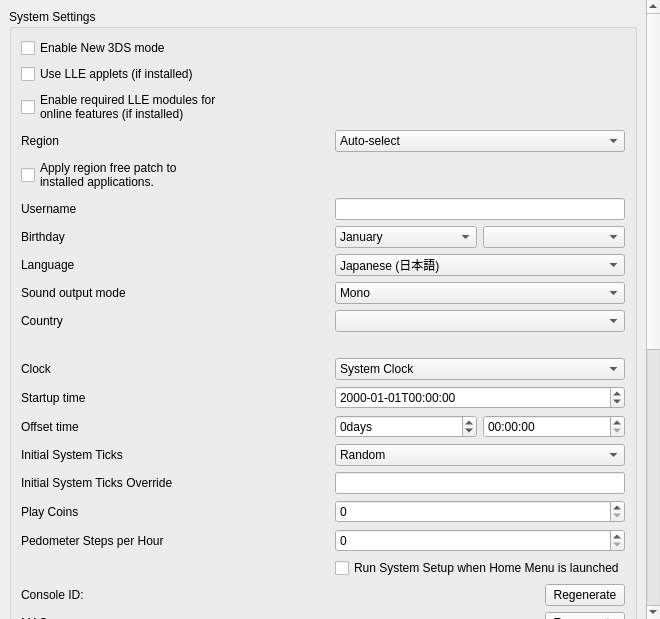
<?xml version="1.0" encoding="UTF-8"?>
<ui version="4.0">
 <class>ConfigureSystem</class>
 <widget class="QWidget" name="ConfigureSystem">
  <property name="geometry">
   <rect>
    <x>0</x>
    <y>0</y>
    <width>653</width>
    <height>619</height>
   </rect>
  </property>
  <layout class="QVBoxLayout" name="verticalLayout_scrollbar">
   <property name="spacing">
    <number>0</number>
   </property>
   <property name="leftMargin">
    <number>0</number>
   </property>
   <property name="topMargin">
    <number>0</number>
   </property>
   <property name="rightMargin">
    <number>0</number>
   </property>
   <property name="bottomMargin">
    <number>0</number>
   </property>
   <item>
    <widget class="QScrollArea" name="scrollArea">
     <property name="minimumSize">
      <size>
       <width>660</width>
       <height>480</height>
      </size>
     </property>
     <property name="frameShape">
      <enum>QFrame::NoFrame</enum>
     </property>
     <property name="lineWidth">
      <number>1</number>
     </property>
     <property name="widgetResizable">
      <bool>true</bool>
     </property>
     <widget class="QWidget" name="scrollAreaWidgetContents">
      <property name="geometry">
       <rect>
        <x>0</x>
        <y>0</y>
        <width>422</width>
        <height>500</height>
       </rect>
      </property>
      <layout class="QHBoxLayout" name="horizontalLayout">
       <item>
        <layout class="QVBoxLayout" name="verticalLayout">
         <item>
          <widget class="QGroupBox" name="group_system_settings">
           <property name="title">
            <string>System Settings</string>
           </property>
           <layout class="QGridLayout" name="gridLayout">
            <item row="0" column="0">
             <widget class="QCheckBox" name="toggle_new_3ds">
              <property name="text">
               <string>Enable New 3DS mode</string>
              </property>
             </widget>
            </item>
            <item row="1" column="0">
             <widget class="QCheckBox" name="toggle_lle_applets">
              <property name="text">
               <string>Use LLE applets (if installed)</string>
              </property>
             </widget>
            </item>
            <item row="2" column="0">
             <widget class="QCheckBox" name="enable_required_online_lle_modules">
              <property name="text">
               <string>Enable required LLE modules for
online features (if installed)</string>
              </property>
              <property name="toolTip">
               <string>Enables the LLE modules needed for online multiplayer, eShop access, etc.</string>
              </property>
             </widget>
            </item>
            <item row="3" column="0">
             <widget class="QLabel" name="region_label">
              <property name="text">
               <string>Region</string>
              </property>
             </widget>
            </item>
            <item row="3" column="1">
             <widget class="QComboBox" name="region_combobox">
              <item>
               <property name="text">
                <string>Auto-select</string>
               </property>
              </item>
              <item>
               <property name="text">
                <string notr="true">JPN</string>
               </property>
              </item>
              <item>
               <property name="text">
                <string notr="true">USA</string>
               </property>
              </item>
              <item>
               <property name="text">
                <string notr="true">EUR</string>
               </property>
              </item>
              <item>
               <property name="text">
                <string notr="true">AUS</string>
               </property>
              </item>
              <item>
               <property name="text">
                <string notr="true">CHN</string>
               </property>
              </item>
              <item>
               <property name="text">
                <string notr="true">KOR</string>
               </property>
              </item>
              <item>
               <property name="text">
                <string notr="true">TWN</string>
               </property>
              </item>
             </widget>
            </item>
            <item row="4" column="0">
             <widget class="QCheckBox" name="apply_region_free_patch">
              <property name="text">
               <string>Apply region free patch to
installed applications.</string>
              </property>
              <property name="toolTip">
               <string>Patches the region of installed applications to be region free, so that they always appear on the home menu.</string>
              </property>
             </widget>
            </item>
            <item row="5" column="1">
             <widget class="QLineEdit" name="edit_username">
              <property name="sizePolicy">
               <sizepolicy hsizetype="Preferred" vsizetype="Fixed">
                <horstretch>0</horstretch>
                <verstretch>0</verstretch>
               </sizepolicy>
              </property>
              <property name="maxLength">
               <number>10</number>
              </property>
             </widget>
            </item>
            <item row="5" column="0">
             <widget class="QLabel" name="label_username">
              <property name="text">
               <string>Username</string>
              </property>
             </widget>
            </item>
            <item row="6" column="0">
             <widget class="QLabel" name="label_birthday">
              <property name="text">
               <string>Birthday</string>
              </property>
             </widget>
            </item>
            <item row="6" column="1">
             <layout class="QHBoxLayout" name="horizontalLayout_birthday2">
              <item>
               <widget class="QComboBox" name="combo_birthmonth">
                <item>
                 <property name="text">
                  <string>January</string>
                 </property>
                </item>
                <item>
                 <property name="text">
                  <string>February</string>
                 </property>
                </item>
                <item>
                 <property name="text">
                  <string>March</string>
                 </property>
                </item>
                <item>
                 <property name="text">
                  <string>April</string>
                 </property>
                </item>
                <item>
                 <property name="text">
                  <string>May</string>
                 </property>
                </item>
                <item>
                 <property name="text">
                  <string>June</string>
                 </property>
                </item>
                <item>
                 <property name="text">
                  <string>July</string>
                 </property>
                </item>
                <item>
                 <property name="text">
                  <string>August</string>
                 </property>
                </item>
                <item>
                 <property name="text">
                  <string>September</string>
                 </property>
                </item>
                <item>
                 <property name="text">
                  <string>October</string>
                 </property>
                </item>
                <item>
                 <property name="text">
                  <string>November</string>
                 </property>
                </item>
                <item>
                 <property name="text">
                  <string>December</string>
                 </property>
                </item>
               </widget>
              </item>
              <item>
               <widget class="QComboBox" name="combo_birthday"/>
              </item>
             </layout>
            </item>
            <item row="7" column="0">
             <widget class="QLabel" name="label_language">
              <property name="text">
               <string>Language</string>
              </property>
             </widget>
            </item>
            <item row="7" column="1">
             <widget class="QComboBox" name="combo_language">
              <property name="toolTip">
               <string>Note: this can be overridden when region setting is auto-select</string>
              </property>
              <item>
               <property name="text">
                <string>Japanese (日本語)</string>
               </property>
              </item>
              <item>
               <property name="text">
                <string>English</string>
               </property>
              </item>
              <item>
               <property name="text">
                <string>French (français)</string>
               </property>
              </item>
              <item>
               <property name="text">
                <string>German (Deutsch)</string>
               </property>
              </item>
              <item>
               <property name="text">
                <string>Italian (italiano)</string>
               </property>
              </item>
              <item>
               <property name="text">
                <string>Spanish (español)</string>
               </property>
              </item>
              <item>
               <property name="text">
                <string>Simplified Chinese (简体中文)</string>
               </property>
              </item>
              <item>
               <property name="text">
                <string>Korean (한국어)</string>
               </property>
              </item>
              <item>
               <property name="text">
                <string>Dutch (Nederlands)</string>
               </property>
              </item>
              <item>
               <property name="text">
                <string>Portuguese (português)</string>
               </property>
              </item>
              <item>
               <property name="text">
                <string>Russian (Русский)</string>
               </property>
              </item>
              <item>
               <property name="text">
                <string>Traditional Chinese (正體中文)</string>
               </property>
              </item>
             </widget>
            </item>
            <item row="8" column="0">
             <widget class="QLabel" name="label_sound">
              <property name="text">
               <string>Sound output mode</string>
              </property>
             </widget>
            </item>
            <item row="8" column="1">
             <widget class="QComboBox" name="combo_sound">
              <item>
               <property name="text">
                <string>Mono</string>
               </property>
              </item>
              <item>
               <property name="text">
                <string>Stereo</string>
               </property>
              </item>
              <item>
               <property name="text">
                <string>Surround</string>
               </property>
              </item>
             </widget>
            </item>
            <item row="9" column="0">
             <widget class="QLabel" name="label_country">
              <property name="text">
               <string>Country</string>
              </property>
             </widget>
            </item>
            <item row="9" column="1">
             <widget class="QComboBox" name="combo_country"/>
            </item>
            <item row="10" column="1">
             <widget class="QLabel" name="label_country_invalid">
              <property name="text">
               <string/>
              </property>
             </widget>
            </item>
            <item row="11" column="0">
             <widget class="QLabel" name="label_init_clock">
              <property name="text">
               <string>Clock</string>
              </property>
             </widget>
            </item>
            <item row="11" column="1">
             <widget class="QComboBox" name="combo_init_clock">
              <item>
               <property name="text">
                <string>System Clock</string>
               </property>
              </item>
              <item>
               <property name="text">
                <string>Fixed Time</string>
               </property>
              </item>
             </widget>
            </item>
            <item row="12" column="0">
             <widget class="QLabel" name="label_init_time">
              <property name="text">
               <string>Startup time</string>
              </property>
             </widget>
            </item>
            <item row="12" column="1">
             <widget class="QDateTimeEdit" name="edit_init_time">
              <property name="displayFormat">
               <string notr="true">yyyy-MM-ddTHH:mm:ss</string>
              </property>
             </widget>
            </item>
            <item row="13" column="0">
             <widget class="QLabel" name="label_init_time_offset">
              <property name="text">
               <string>Offset time</string>
              </property>
             </widget>
            </item>
            <item row="13" column="1">
             <layout class="QGridLayout" name="edit_init_time_offset_grid">
              <item row="0" column="0">
               <widget class="QSpinBox" name="edit_init_time_offset_days">
                <property name="suffix">
                 <string>days</string>
                </property>
                <property name="minimum">
                 <number>-2147483648</number>
                </property>
                <property name="maximum">
                 <number>2147483647</number>
                </property>
               </widget>
              </item>
              <item row="0" column="1">
               <widget class="QTimeEdit" name="edit_init_time_offset_time">
                <property name="displayFormat">
                 <string notr="true">HH:mm:ss</string>
                </property>
               </widget>
              </item>
             </layout>
            </item>
            <item row="14" column="0">
             <widget class="QLabel" name="label_init_ticks_type">
              <property name="text">
               <string>Initial System Ticks</string>
              </property>
             </widget>
            </item>
            <item row="14" column="1">
             <widget class="QComboBox" name="combo_init_ticks_type">
              <item>
               <property name="text">
                <string>Random</string>
               </property>
              </item>
              <item>
               <property name="text">
                <string>Fixed</string>
               </property>
              </item>
             </widget>
            </item>
            <item row="15" column="0">
             <widget class="QLabel" name="label_init_ticks_value">
              <property name="text">
               <string>Initial System Ticks Override</string>
              </property>
             </widget>
            </item>
            <item row="15" column="1">
             <widget class="QLineEdit" name="edit_init_ticks_value">
              <property name="sizePolicy">
               <sizepolicy hsizetype="Preferred" vsizetype="Fixed">
                <horstretch>0</horstretch>
                <verstretch>0</verstretch>
               </sizepolicy>
              </property>
              <property name="maxLength">
               <number>20</number>
              </property>
             </widget>
            </item>
            <item row="16" column="0">
             <widget class="QLabel" name="label_play_coins">
              <property name="text">
               <string>Play Coins</string>
              </property>
             </widget>
            </item>
            <item row="16" column="1">
             <widget class="QSpinBox" name="spinBox_play_coins">
              <property name="maximum">
               <number>300</number>
              </property>
             </widget>
            </item>
            <item row="17" column="0">
              <widget class="QLabel" name="label_steps_per_hour">
                <property name="toolTip">
                 <string>&lt;html&gt;&lt;head/&gt;&lt;body&gt;&lt;p&gt;Number of steps per hour reported by the pedometer. Range from 0 to 65,535.&lt;/p&gt;&lt;/body&gt;&lt;/html&gt;</string>
                </property>
                <property name="text">
                  <string>Pedometer Steps per Hour</string>
                </property>
              </widget>
            </item>
            <item row="17" column="1">
              <widget class="QSpinBox" name="spinBox_steps_per_hour">
                <property name="maximum">
                  <number>9999</number>
                </property>
              </widget>
            </item>
            <item row="18" column="1">
             <widget class="QCheckBox" name="toggle_system_setup">
              <property name="text">
               <string>Run System Setup when Home Menu is launched</string>
              </property>
             </widget>
            </item>
            <item row="19" column="0">
             <widget class="QLabel" name="label_console_id">
              <property name="text">
               <string>Console ID:</string>
              </property>
             </widget>
            </item>
            <item row="19" column="1">
             <widget class="QPushButton" name="button_regenerate_console_id">
              <property name="sizePolicy">
               <sizepolicy hsizetype="Fixed" vsizetype="Fixed">
                <horstretch>0</horstretch>
                <verstretch>0</verstretch>
               </sizepolicy>
              </property>
              <property name="layoutDirection">
               <enum>Qt::RightToLeft</enum>
              </property>
              <property name="text">
               <string>Regenerate</string>
              </property>
             </widget>
            </item>
            <item row="20" column="0">
              <widget class="QLabel" name="label_mac">
                <property name="text">
                  <string>MAC:</string>
                </property>
              </widget>
            </item>
            <item row="20" column="1">
              <widget class="QPushButton" name="button_regenerate_mac">
                <property name="sizePolicy">
                  <sizepolicy hsizetype="Fixed" vsizetype="Fixed">
                    <horstretch>0</horstretch>
                    <verstretch>0</verstretch>
                  </sizepolicy>
                </property>
                <property name="layoutDirection">
                  <enum>Qt::RightToLeft</enum>
                </property>
                <property name="text">
                  <string>Regenerate</string>
                </property>
              </widget>
            </item>
            <item row="21" column="0">
             <widget class="QLabel" name="label_plugin_loader">
              <property name="text">
               <string>3GX Plugin Loader</string>
              </property>
             </widget>
            </item>
            <item row="21" column="1">
             <widget class="QCheckBox" name="plugin_loader">
              <property name="text">
               <string>Enable 3GX plugin loader</string>
              </property>
             </widget>
            </item>
            <item row="22" column="1">
             <widget class="QCheckBox" name="allow_plugin_loader">
              <property name="text">
               <string>Allow applications to change plugin loader state</string>
              </property>
             </widget>
            </item>
            <item row="23" column="0">
             <widget class="QLabel" name="label_level256_compatibility_enabled">
              <property name="text">
               <string>Level256 diagnostic override</string>
              </property>
             </widget>
            </item>
            <item row="23" column="1">
             <widget class="QCheckBox" name="level256_compatibility_enabled">
              <property name="text">
               <string>Enable Level256 kernel compatibility mode</string>
              </property>
              <property name="toolTip">
               <string>Applies the public Level256 Luma GetSystemInfo marker and PLGUDS process state only to the loaded Level256 plugin process. Disabled by default.</string>
              </property>
             </widget>
            </item>
           </layout>
          </widget>
         </item>
         <item>
          <widget class="QGroupBox" name="group_real_console_unique_data">
           <property name="title">
            <string>Real Console Unique Data</string>
           </property>
           <layout class="QGridLayout" name="gridLayout1">
            <item row="0" column="0" colspan="2">
             <widget class="QGroupBox" name="group_real_console_unique_data_core">
               <layout class="QGridLayout" name="gridLayout2">
                <item row="0" column="0" colspan="2">
                 <widget class="QWidget" name="linked_console">
                  <layout class="QHBoxLayout" name="horizontalLayout_linked_console">
                   <item>
                    <widget class="QLabel" name="label_linked_console">
                     <property name="text">
                       <string>Your real console is linked to Azahar.</string>
                     </property>
                    </widget>
                   </item>
                   <item>
                    <widget class="QPushButton" name="button_unlink_console">
                     <property name="sizePolicy">
                      <sizepolicy hsizetype="Fixed" vsizetype="Fixed">
                       <horstretch>0</horstretch>
                       <verstretch>0</verstretch>
                      </sizepolicy>
                     </property>
                     <property name="layoutDirection">
                      <enum>Qt::RightToLeft</enum>
                     </property>
                     <property name="text">
                      <string>Unlink</string>
                     </property>
                    </widget>
                   </item>
                  </layout>
                 </widget>
                </item>
                <item row="1" column="0">
                 <widget class="QLabel" name="label_otp">
                  <property name="text">
                   <string notr="true">OTP</string>
                  </property>
                 </widget>
                </item>
                <item row="1" column="1">
                 <widget class="QWidget" name="otp">
                  <layout class="QHBoxLayout" name="horizontalLayout_otp">
                   <item>
                    <widget class="QLabel" name="label_otp_status">
                     <property name="text">
                      <string/>
                     </property>
                    </widget>
                   </item>
                   <item>
                    <widget class="QPushButton" name="button_otp">
                     <property name="sizePolicy">
                      <sizepolicy hsizetype="Fixed" vsizetype="Fixed">
                       <horstretch>0</horstretch>
                       <verstretch>0</verstretch>
                      </sizepolicy>
                     </property>
                     <property name="layoutDirection">
                      <enum>Qt::RightToLeft</enum>
                     </property>
                     <property name="text">
                      <string>Choose</string>
                     </property>
                    </widget>
                   </item>
                  </layout>
                 </widget>
                </item>
                <item row="2" column="0">
                 <widget class="QLabel" name="label_secure_info">
                  <property name="text">
                   <string notr="true">SecureInfo_A/B</string>
                  </property>
                 </widget>
                </item>
                <item row="2" column="1">
                 <widget class="QWidget" name="secure_info">
                  <layout class="QHBoxLayout" name="horizontalLayout_secure_info">
                   <item>
                    <widget class="QLabel" name="label_secure_info_status">
                     <property name="text">
                      <string/>
                     </property>
                    </widget>
                   </item>
                   <item>
                    <widget class="QPushButton" name="button_secure_info">
                     <property name="sizePolicy">
                      <sizepolicy hsizetype="Fixed" vsizetype="Fixed">
                       <horstretch>0</horstretch>
                       <verstretch>0</verstretch>
                      </sizepolicy>
                     </property>
                     <property name="layoutDirection">
                      <enum>Qt::RightToLeft</enum>
                     </property>
                     <property name="text">
                      <string>Choose</string>
                     </property>
                    </widget>
                   </item>
                  </layout>
                 </widget>
                </item>
                <item row="3" column="0">
                 <widget class="QLabel" name="label_friend_code_seed">
                  <property name="text">
                   <string notr="true">LocalFriendCodeSeed_A/B</string>
                  </property>
                 </widget>
                </item>
                <item row="3" column="1">
                 <widget class="QWidget" name="friend_code_seed">
                  <layout class="QHBoxLayout" name="horizontalLayout_friend_code_seed">
                   <item>
                    <widget class="QLabel" name="label_friend_code_seed_status">
                     <property name="text">
                      <string/>
                     </property>
                    </widget>
                   </item>
                   <item>
                    <widget class="QPushButton" name="button_friend_code_seed">
                     <property name="sizePolicy">
                      <sizepolicy hsizetype="Fixed" vsizetype="Fixed">
                       <horstretch>0</horstretch>
                       <verstretch>0</verstretch>
                      </sizepolicy>
                     </property>
                     <property name="layoutDirection">
                      <enum>Qt::RightToLeft</enum>
                     </property>
                     <property name="text">
                      <string>Choose</string>
                     </property>
                    </widget>
                   </item>
                  </layout>
                 </widget>
                </item>
               </layout>
             </widget>
            </item>
            <item row="1" column="0">
             <widget class="QLabel" name="label_movable">
              <property name="text">
               <string notr="true">movable.sed</string>
              </property>
             </widget>
            </item>
            <item row="1" column="1">
             <widget class="QWidget" name="movable">
              <layout class="QHBoxLayout" name="horizontalLayout_movable">
               <item>
                <widget class="QLabel" name="label_movable_status">
                 <property name="text">
                  <string/>
                 </property>
                </widget>
               </item>
               <item>
                <widget class="QPushButton" name="button_movable">
                 <property name="sizePolicy">
                  <sizepolicy hsizetype="Fixed" vsizetype="Fixed">
                   <horstretch>0</horstretch>
                   <verstretch>0</verstretch>
                  </sizepolicy>
                 </property>
                 <property name="layoutDirection">
                  <enum>Qt::RightToLeft</enum>
                 </property>
                 <property name="text">
                  <string>Choose</string>
                 </property>
                </widget>
               </item>
              </layout>
             </widget>
            </item>
           </layout>
          </widget>
         </item>
         <item>
          <widget class="QLabel" name="label_disable_info">
           <property name="text">
            <string>System settings are available only when applications is not running.</string>
           </property>
           <property name="wordWrap">
            <bool>true</bool>
           </property>
          </widget>
         </item>
         <item>
          <spacer name="verticalSpacer">
           <property name="orientation">
            <enum>Qt::Vertical</enum>
           </property>
           <property name="sizeHint" stdset="0">
            <size>
             <width>20</width>
             <height>40</height>
            </size>
           </property>
          </spacer>
         </item>
        </layout>
       </item>
      </layout>
     </widget>
    </widget>
   </item>
  </layout>
 </widget>
 <tabstops>
  <tabstop>toggle_new_3ds</tabstop>
  <tabstop>edit_username</tabstop>
  <tabstop>combo_birthmonth</tabstop>
  <tabstop>combo_birthday</tabstop>
  <tabstop>combo_language</tabstop>
  <tabstop>combo_sound</tabstop>
  <tabstop>combo_country</tabstop>
  <tabstop>combo_init_clock</tabstop>
  <tabstop>edit_init_time</tabstop>
  <tabstop>spinBox_play_coins</tabstop>
  <tabstop>spinBox_steps_per_hour</tabstop>
  <tabstop>button_regenerate_console_id</tabstop>
  <tabstop>button_regenerate_mac</tabstop>
 </tabstops>
 <resources/>
 <connections/>
</ui>
